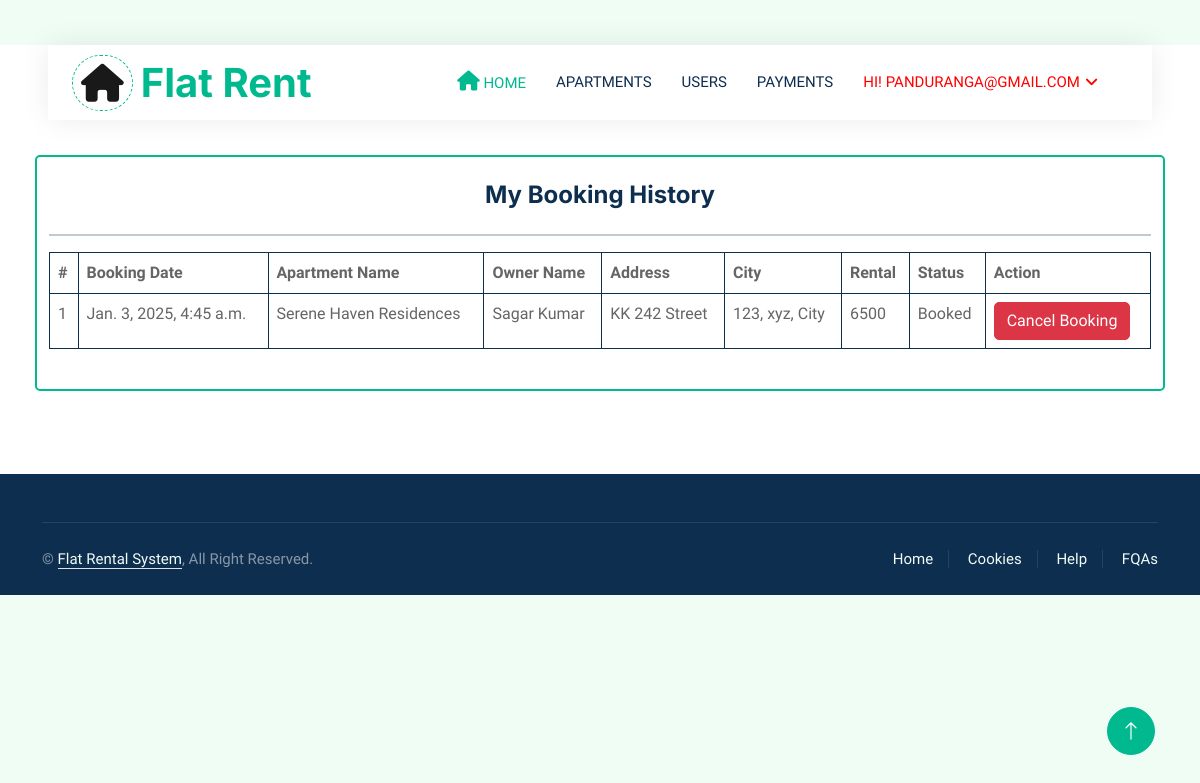
The app's page /user_booking_apartment/ (signed in) with its own data.
### Flatapp/models.py (models this page shows, shortened)
class Payment(models.Model):
    register = models.ForeignKey(Registration, on_delete=models.CASCADE, null=True, blank=True)
    apart = models.ForeignKey(Apartment, on_delete=models.CASCADE, null=True, blank=True)
    cardno = models.CharField(max_length=100, null=True, blank=True)
    remark = models.CharField(max_length=100, default="Booking Amount", null=True, blank=True)
    nameoncard = models.CharField(max_length=100, null=True, blank=True)
    amount = models.CharField(max_length=100, null=True, blank=True)
    status = models.CharField(max_length=100, default="Booked", null=True, blank=True)
    bookingdate = models.DateTimeField(auto_now_add=True)

class Apartment(models.Model):
    owner = models.ForeignKey(Owner, on_delete=models.CASCADE, null=True, blank=True)
    name = models.CharField(max_length=100, null=True, blank=True)
    address = models.CharField(max_length=100, null=True, blank=True)
    city = models.CharField(max_length=100, null=True, blank=True)
    state = models.CharField(max_length=200, null=True, blank=True)
    furnish = models.CharField(max_length=200, null=True, blank=True)
    atype = models.CharField(max_length=200, null=True, blank=True)
    ebill = models.CharField(max_length=200, null=True, blank=True)
    extra = models.CharField(max_length=200, null=True, blank=True)
    gender = models.CharField(max_length=200, null=True, blank=True)
    rent = models.CharField(max_length=200, null=True, blank=True)
    pic1 = models.FileField(null=True, blank=True)
    pic2 = models.FileField(null=True, blank=True)
    pic3 = models.FileField(null=True, blank=True)
    pic4 = models.FileField(null=True, blank=True)
    status = models.IntegerField(choices=STATUS, default=1)
    creationdate = models.DateTimeField(auto_now_add=True)

class Owner(models.Model):
    user = models.ForeignKey(User, on_delete=models.CASCADE, null=True, blank=True)
    address = models.CharField(max_length=100, null=True, blank=True)
    mobile = models.CharField(max_length=100, null=True, blank=True)
    elect_img = models.FileField(null=True, blank=True)
    sec_question = models.CharField(max_length=200, null=True, blank=True)
    answer = models.CharField(max_length=200, null=True, blank=True)
    aadhar_img = models.FileField(null=True, blank=True)
    gender = models.CharField(max_length=200, null=True, blank=True)
    status = models.IntegerField(choices=STATUS, default=2)
    creationdate = models.DateTimeField(auto_now_add=True)

### Flatapp/views.py (the view)
# urls.py: path('user_booking_apartment/', user_booking_apartment, name="user_booking_apartment"),
@login_required(login_url='/user_login/')
def user_booking_apartment(request):
    register = Registration.objects.get(user=request.user)
    data = Payment.objects.filter(register=register)
    d = {'data': data}
    return render(request, "user_booking_apartment.html", d)

### Flatapp/templates/user_booking_apartment.html (shortened to what this page needs)
{% extends 'index.html' %}
{% load static %}
{% block body %}
<link rel="stylesheet" href="https://cdnjs.cloudflare.com/ajax/libs/font-awesome/6.2.0/css/all.min.css" />
<div class="container-fluid mb-5 wow fadeIn" data-wow-delay="0.1s" style="padding: 35px;">
            <div class="card container border border-2 border-primary py-4">
                <h4 class="text-center">My Booking History</h4>
                <hr class="border border-dark"/>
                <table class="table table-bordered border-dark">
                    <thead>
                    <tr>
                        <th>#</th>
                        <th>Booking Date</th>
                        <th>Apartment Name</th>
                        <th>Owner Name</th>
                        <th>Address</th>
                        <th>City</th>
                        <th>Rental</th>
                        <th>Status</th>
                        <th>Action</th>
                    </tr>
                    </thead>
                    <tbody>
                    {% for i in data %}
                    <tr>
                        <td>{{forloop.counter}}</td>
                        <td>{{i.bookingdate}}</td>
                        <td>{{i.apart.name}}</td>
                        <td>{{i.apart.owner.user.first_name}}</td>
                        <td>{{i.apart.address}}</td>
                        <td>{{i.apart.city}}</td>
                        <td>{{i.apart.rent}}</td>
                        <td>{{i.status}}</td>
                        <td>
                            {% if i.status == "Booked"%}
                            <a href="/change_payment_status/{{i.id}}/">
                                <button type="button" class="btn btn-danger" onclick="return confirm('Are you sure?')">Cancel Booking</button>
                            </a>
                            {% else %}
                                Booking Canceled
                            {% endif %}
                        </td>
                    </tr>
                    {% endfor %}
                    </tbody>
                </table>
            </div>
        </div>
{% endblock %}

### Flatapp/templates/index.html (shortened to what this page needs)
<!DOCTYPE html>
{% load static %}
<html lang="en">
<head>
    <link href="https://cdnjs.cloudflare.com/ajax/libs/font-awesome/5.10.0/css/all.min.css" rel="stylesheet">
    <link href="https://cdn.jsdelivr.net/npm/bootstrap-icons@1.4.1/font/bootstrap-icons.css" rel="stylesheet">
    <link href="{% static 'lib/animate/animate.min.css' %}" rel="stylesheet">
    <link href="{% static 'lib/owlcarousel/assets/owl.carousel.min.css' %}" rel="stylesheet">
    <link href="{% static 'css/bootstrap.min.css' %}" rel="stylesheet">
    <link rel="stylesheet" href="https://cdnjs.cloudflare.com/ajax/libs/font-awesome/4.7.0/css/font-awesome.min.css">
    <link href="{% static 'css/style.css' %}" rel="stylesheet">
</head>
<body>
    <div class="container-xxl bg-white p-0">
        <div class="container-fluid nav-bar bg-transparent">
            <nav class="navbar navbar-expand-lg bg-white navbar-light py-0 px-4">
                <a href="/" class="navbar-brand d-flex align-items-center text-center">
                    <div class="icon p-2 me-2">
                        <i class="fa fa-home" style='font-size:38px;'></i>
                    </div>
                    <h1 class="m-0 text-primary">Flat Rent</h1>
                </a>
                <div class="collapse navbar-collapse" id="navbarCollapse">
                    <div class="navbar-nav ms-auto">
                        <a href="/" class="nav-item nav-link active"><i class='fas fa-home' style='font-size:20px'></i> Home</a>
                        {% if request.user.is_authenticated %}
                            {% if request.user.is_staff %}
                                <a href="/owner_table/" class="nav-item nav-link"> Owners</a>
                                <a href="/user_table/" class="nav-item nav-link"> Users</a>
                                <a href="/apartment_admtable/" class="nav-item nav-link"> Apartments</a>
                                <a href="/feedback/" class="nav-item nav-link"> Feedbacks</a>
                                <div class="nav-item dropdown">
                                    <a href="#" class="nav-link dropdown-toggle" data-bs-toggle="dropdown" style="color:red"> Hi! {{ request.user.username }}</a>
                                    <div class="dropdown-menu rounded-0 m-0">
                                        <a href="/admin_change_password/" class="dropdown-item">Change Password</a>
                                        <a href="/logout_user/" class="dropdown-item">Logout</a>
                                    </div>
                                </div>
                        {% elif request.user.owner_set.all %}
                                <a href="/apartment_table/" class="nav-item nav-link"> Apartments</a>
                                <a href="/user_booking_list/" class="nav-item nav-link"> Users</a>
                                <a href="/user_payment/" class="nav-item nav-link"> Payments</a>
                                <div class="nav-item dropdown">
                                    <a href="#" class="nav-link dropdown-toggle" style="color:red" data-bs-toggle="dropdown"> Hi! {{ request.user.username }}</a>
                                </div>
                        {% endif %}
                    {% endif %}
                </div>
            </nav>
        </div>
{% block body %}
{% endblock %}
        <div class="container-fluid bg-dark text-white-50 footer pt-5 mt-5 wow fadeIn" data-wow-delay="0.1s">
            <div class="container">
                <div class="copyright">
                    <div class="row">
                        <div class="col-md-6 text-center text-md-start mb-3 mb-md-0">
                            &copy; <a class="border-bottom" href="#">Flat Rental System</a>, All Right Reserved.
								</div>
                        <div class="col-md-6 text-center text-md-end">
                            <div class="footer-menu">
                                <a href="">Home</a>
                                <a href="">Cookies</a>
                                <a href="">Help</a>
                                <a href="">FQAs</a>
                            </div>
                        </div>
                    </div>
                </div>
            </div>
        </div>
        <a href="#" class="btn btn-lg btn-primary btn-lg-square back-to-top"><i class="bi bi-arrow-up"></i></a>
    </div>
</body>
</html>

### Flatapp/static/css/style.css (style rules this page uses)
:root { --primary: #00B98E; --secondary: #FF6922; --light: #EFFDF5; --dark: #0E2E50; }
.back-to-top { position: fixed; display: none; right: 45px; bottom: 45px; z-index: 99; }
.btn { transition: .5s; }
.btn.btn-primary, .btn.btn-secondary { color: #FFFFFF; }
.btn-lg-square { width: 48px; height: 48px; }
.btn-square, .btn-sm-square, .btn-lg-square { padding: 0; display: flex; align-items: center; justify-content: center; font-weight: normal; border-radius: 50px; }
.nav-bar { position: relative; margin-top: 45px; padding: 0 3rem; transition: .5s; z-index: 9999; }
.navbar { box-shadow: 0 0 30px rgba(0, 0, 0, .08); }
.navbar .dropdown-toggle::after { border: none; content: "\f107"; font-family: "Font Awesome 5 Free"; font-weight: 900; vertical-align: middle; margin-left: 5px; transition: .5s; }
.navbar-light .navbar-nav .nav-link { margin-right: 30px; padding: 25px 0; color: #FFFFFF; font-size: 15px; text-transform: uppercase; outline: none; }
.navbar-light .navbar-nav .nav-link:hover, .navbar-light .navbar-nav .nav-link.active { color: var(--primary); }
.navbar-light .navbar-brand { height: 75px; }
.navbar-light .navbar-nav .nav-link { color: var(--dark); font-weight: 500; }
.icon { padding: 15px; display: inline-flex; align-items: center; justify-content: center; background: #FFFFFF !important; border-radius: 50px; border: 1px dashed var(--primary) !important; }
.footer .copyright { padding: 25px 0; font-size: 15px; border-top: 1px solid rgba(256, 256, 256, .1); }
.footer .copyright a { color: var(--light); }
.footer .footer-menu a { margin-right: 15px; padding-right: 15px; border-right: 1px solid rgba(255, 255, 255, .1); }
.footer .footer-menu a:last-child { margin-right: 0; padding-right: 0; border-right: none; }

### Flatapp/templates/user_booking_apartment.html (style rules this page uses)
td { padding:0px; }

### records on screen
Payment: bookingdate "Jan. 3, 2025, 4:45 a.m.", apart.name "Serene Haven Residences", apart.owner.user.first_name "Sagar Kumar", apart.address "KK 242 Street", apart.city "123, xyz, City", apart.rent "6500", status "Booked"

### other values on screen
{{ request.user.username }} "PANDURANGA@GMAIL.COM"
